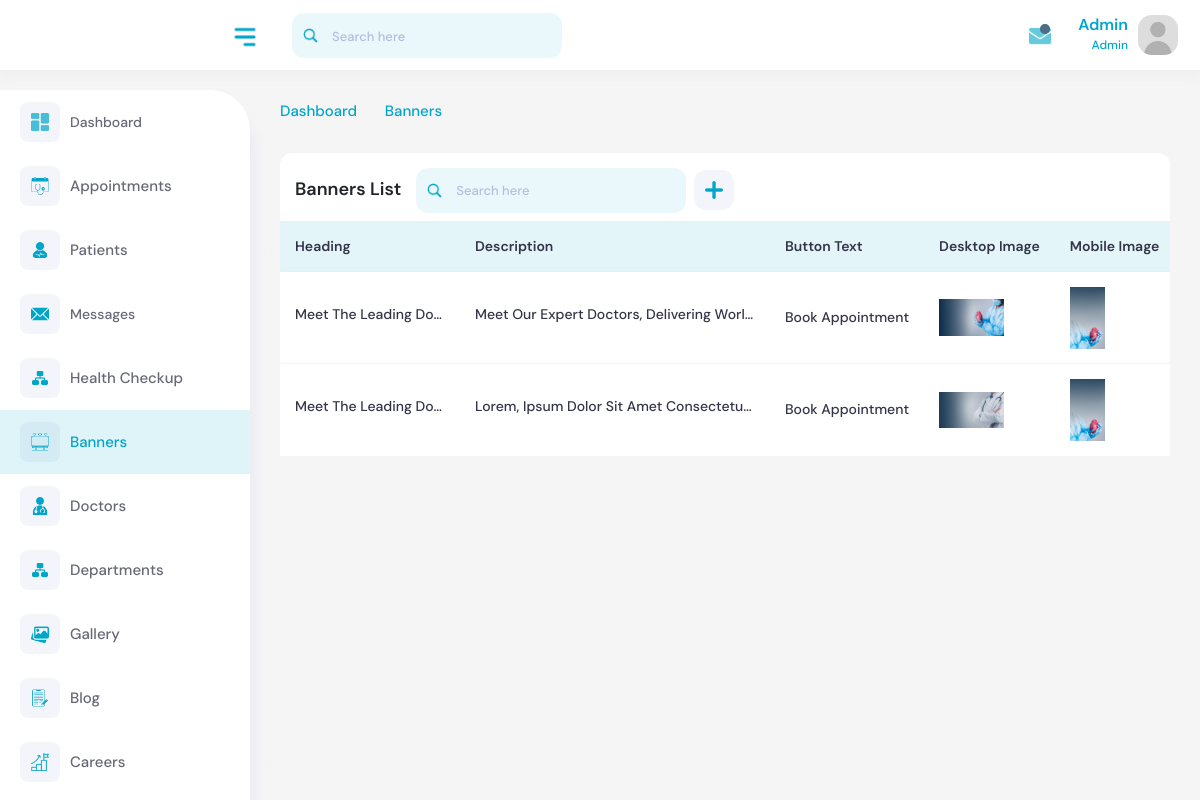
The page /account/banners/ (signed in) on the database its author committed.
### core/models.py (models this page shows, shortened)
class Banner(models.Model):
    COLOR_CHOICES = [
        ('black', 'black'),
        ('white', 'white'),
    ]
    heading = models.CharField(max_length=255, default='',  null=True, blank=True)
    description = models.TextField( null=True, blank=True, default='')
    button_text = models.CharField(max_length=100,  null=True, blank=True, default='')
    button_url = models.URLField(default='https://vshhospital.com/',  null=True, blank=True)
    created_at = models.DateTimeField(auto_now_add=True)
    updated_at = models.DateTimeField(auto_now=True)
    image_for_desktop = models.ImageField(upload_to='banners/desktop/')
    image_for_mobile = models.ImageField(upload_to='banners/mobile/')
    status = models.BooleanField(default=True)
    color = models.CharField(max_length=10, choices=COLOR_CHOICES, default='black')

### core/views.py (the view)
# urls.py: path('account/banners/', views.banners, name='banners'),
@login_required(login_url='login')
def banners(request):
    try:
        profile = Summary.objects.get(user=request.user)
    except ObjectDoesNotExist:
        msg.error(request,'Profile does not exist. You cannot access here.')
        return redirect('login')
    if profile:
        if profile.role == 'hr':
            return redirect('hr_dashboard')
        elif profile.role == 'media':
            return redirect('media_dashboard')  # Correctly redirect to media dashboard
        elif profile.role not in ['frontdesk', 'admin']:
            return redirect('homepage')
    else:
        return redirect('homepage')
    banners = Banner.objects.all()
    context = {'banners': banners}
    return render(request, 'backend/banners.html',context)

### templates/backend/banners.html (shortened to what this page needs)
{% extends 'backend/base.html' %}
{% load static %}
{% block content %}
<div class="content">
    <div class="page-header">
        <div class="row">
            <div class="col-sm-12">
                <ul class="breadcrumb">
                    <li class="breadcrumb-item"><a href="">Dashboard </a></li>
                    <li class="breadcrumb-item"><i class="feather-chevron-right"></i></li>
                    <li class="breadcrumb-item active">Banners</li>
                </ul>
            </div>
        </div>
    </div>
    <div class="row">
        <div class="col-sm-12">
            <div class="card card-table show-entire">
                <div class="card-body">
                    <div class="page-table-header mb-2">
                        <div class="row align-items-center">
                            <div class="col">
                                <div class="doctor-table-blk">
                                    <h3>Banners List</h3>
                                    <div class="doctor-search-blk">
                                        <div class="top-nav-search table-search-blk">
                                            <form>
                                                <input id="search-input" type="text" class="form-control" placeholder="Search here" />
                                                <a class="btn"><img src="{% static 'img/icons/search.png' %}" style="width: 15px" alt /></a>
                                            </form>
                                        </div>
                                        <div class="add-group">
                                            <a href="{% url 'create_banner' %}" class="btn btn-primary add-pluss ms-2"><img style="width: 18px" src="{% static 'img/icons/plus.png' %}" alt /></a>
                                        </div>
                                    </div>
                                </div>
                            </div>
                        </div>
                    </div>
                    <div class="table-responsive">
                        <table id="banners-table" class="table border-0 custom-table comman-table datatable mb-0">
                            <thead>
                                <tr>
                                    <th>Heading</th>
                                    <th>Description</th>
                                    <th>Button Text</th>
                                    <th>Desktop Image</th>
                                    <th>Mobile Image</th>
                                </tr>
                            </thead>
                            <tbody>
                                {% for banner in banners %}
                                    <tr>
                                        <td><span class="show-3">{{banner.heading}}</span></td>
                                        <td><span class="show-4">{{banner.description}}</span></td>
                                        <td>{{banner.button_text}}</td>
                                        <td><img src="{{banner.image_for_desktop.url}}" style="width: 65px" /></td>
                                        <td><img src="{{banner.image_for_mobile.url}}" style="width: 35px" /></td>
                                    </tr>
                                {% endfor %}
                            </tbody>
                        </table>
                    </div>
                </div>
            </div>
        </div>
    </div>
</div>
{% endblock content %}

### templates/backend/base.html (shortened to what this page needs)
<!DOCTYPE html>
{% load static %}
<html lang="en">
    <head>
        <link rel="stylesheet" type="text/css" href="{% static 'css/bootstrap.min.css' %}" />
        <link rel="stylesheet" href="{% static 'plugins/fontawesome/css/fontawesome.min.css' %}" />
        <link rel="stylesheet" href="{% static 'plugins/fontawesome/css/all.min.css' %}" />
        <link rel="stylesheet" type="text/css" href="{% static 'css/select2.min.css' %}" />
        <link rel="stylesheet" href="{% static 'plugins/datatables/datatables.min.css' %}" />
        <link rel="stylesheet" href="{% static 'css/feather.css' %}" />
        <link rel="stylesheet" type="text/css" href="{% static 'css/style.css' %}" />
    </head>
    <body>
        <div class="main-wrapper">
            <div class="header">
                <div class="header-left">
                    <a href="{% url 'dashboard' %}" class="logo"> <img src="{% static 'img/logo.png' %}" style="width: 180px" class="img-fluid" alt /> </a>
                </div>
                <a id="toggle_btn" href="javascript:void(0);"><img src="{% static 'img/icons/menu.png' %}" style="width: 30px;" alt /></a>
                <div class="top-nav-search mob-view">
                    <form>
                        <input type="text" class="form-control" placeholder="Search here" />
                        <a class="btn"><img src="{% static 'img/icons/search.png' %}" style="width: 15px;" alt /></a>
                    </form>
                </div>
                <ul class="nav user-menu float-end">
                    <li class="nav-item dropdown d-none d-md-block">
                        <a href="#" class="dropdown-toggle nav-link" data-bs-toggle="dropdown">
                            <img src="{% static 'img/icons/email.png' %}" style="width: 22px;" alt />
                            <span class="pulse"></span>
                        </a>
                    </li>
                    <li class="nav-item dropdown has-arrow user-profile-list">
                        <a href="#" class="dropdown-toggle nav-link user-link" data-bs-toggle="dropdown">
                            <div class="user-names">
                                <h5 style="text-transform: capitalize;">{{request.user.username}}</h5>
                                <span>Admin</span>
                            </div>
                            <span class="user-img">
                                <img src="{% static 'img/user.jpg' %}" alt="Admin" />
                            </span>
                        </a>
                    </li>
                </ul>
            </div>
            <div class="sidebar" id="sidebar">
                <div class="sidebar-inner slimscroll">
                    <div id="sidebar-menu" class="sidebar-menu">
                        <ul class="main">
                            <div class="sidebar__box dashboard_sidebar">
                                <a href="{% url 'dashboard' %}">
                                    <span class="menu-side"><img src="{% static 'img/icons/dashboard.png' %}" style="width: 18px;" alt /></span> <span> Dashboard </span>
                                </a>
                            </div>
                            <li class="submenu appointment_sidebar">
                                <a href="#">
                                    <span class="menu-side"><img src="{% static 'img/icons/appointment.png' %}" style="width: 18px;" alt /></span> <span> Appointments </span> <span class="menu-arrow"></span>
                                </a>
                            </li>
                            <li class="submenu patients_sidebar">
                                <a href="#">
                                    <span class="menu-side"><img src="{% static 'img/icons/healthy.png' %}" style="width: 18px;" alt /></span> <span>Patients </span> <span class="menu-arrow"></span>
                                </a>
                            </li>
                            <div class="sidebar__box messages_sidebar">
                                <a href="{% url 'messages' %}">
                                    <span class="menu-side"><img src="{% static 'img/icons/message.png' %}" style="width: 18px;" alt /></span> <span> Messages </span>
                                </a>
                            </div>
                            <li class="submenu health_checkup_sidebar">
                                <a href="#">
                                    <span class="menu-side"><img src="{% static 'img/icons/department.png' %}" style="width: 18px;" alt /></span> <span> Health Checkup </span> <span class="menu-arrow"></span>
                                </a>
                            </li>
                            <li class="submenu banner_sidebar">
                                <a href="#">
                                    <span class="menu-side"><img src="{% static 'img/icons/banner.png' %}" style="width: 18px;" alt /></span> <span> Banners </span> <span class="menu-arrow"></span>
                                </a>
                            </li>
                            <li class="submenu doctor_sidebar">
                                <a href="#">
                                    <span class="menu-side"><img src="{% static 'img/icons/doctor.png' %}" style="width: 18px;" alt /></span> <span> Doctors </span> <span class="menu-arrow"></span>
                                </a>
                            </li>
                            <li class="submenu department_sidebar">
                                <a href="#">
                                    <span class="menu-side"><img src="{% static 'img/icons/department.png' %}" style="width: 18px;" alt /></span> <span> Departments </span> <span class="menu-arrow"></span>
                                </a>
                            </li>
                            <li class="submenu gallery_sidebar">
                                <a href="#">
                                    <span class="menu-side"><img src="{% static 'img/icons/gallery.png' %}" style="width: 18px;" alt /></span> <span> Gallery</span> <span class="menu-arrow"></span>
                                </a>
                            </li>
                            <li class="submenu blogs_sidebar">
                                <a href="#">
                                    <span class="menu-side"><img src="{% static 'img/icons/blog.png' %}" style="width: 18px;" alt /></span> <span> Blog</span> <span class="menu-arrow"></span>
                                </a>
                            </li>
                            <li class="submenu career_sidebar">
                                <a href="#">
                                    <span class="menu-side"><img src="{% static 'img/icons/career.png' %}" style="width: 18px;" alt /></span> <span> Careers</span> <span class="menu-arrow"></span>
                                </a>
                            </li>
                            <div class="sidebar__box notifications_sidebar">
                            </div>
                        </ul>
                    </div>
                </div>
            </div>
            <div class="page-wrapper">
                {% block content %}
                {% endblock content %}
            </div>
        </div>
        <script src="{% static 'cdn-cgi/scripts/7d0fa10a/cloudflare-static/rocket-loader.min.js' %}" data-cf-settings="0809f830a9a7270f0d91c883-|49" defer></script></body>
    </body>
</html>

### static/css/feather.css (style rules this page uses)
[class^="feather-"], [class*=" feather-"] { font-family: 'feather' !important; speak: none; font-style: normal; font-weight: normal; font-variant: normal; text-transform: none; line-height: 1; -webkit-font-smoothing: antialiased; -moz-osx-font-smoothing: grayscale; }
.feather-chevron-right:before { content: "\e930"; }

### rows shown on the page
Banner: heading "Meet The Leading Do…", description "Meet Our Expert Doctors, Delivering Worl…", button_text "Book Appointment", image_for_desktop (picture), image_for_mobile (picture)
Banner: heading "Meet The Leading Do…", description "Lorem, Ipsum Dolor Sit Amet Consectetu…", button_text "Book Appointment", image_for_desktop (picture), image_for_mobile (picture)

### other values the page prints
{{ request.user.username }} "Admin"
